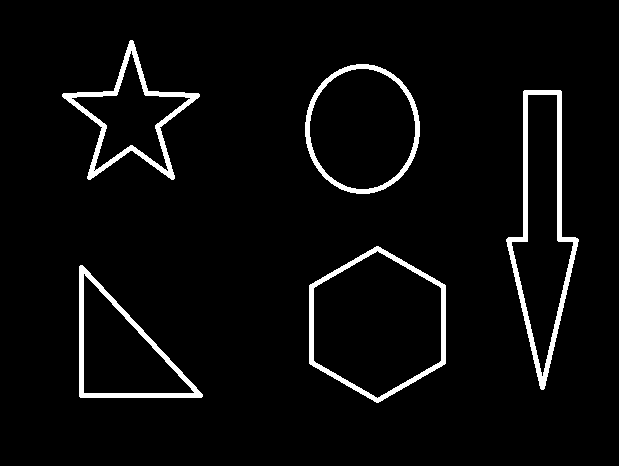
#> input picture learn_opencv/img/contours.png, 619 x 466 px, found by its file name
$ python locv_5.2_findContours.py   (older library calls are emulated)
#> lines starting #> are read from the running program, lines starting #| are printed output that depends on the picture; after the words box and inside, x2 and y2 are one past the last pixel; in counts of white or black regions, pixels touching at a corner belong together
#  图像处理
#! 图像金字塔与轮廓检测

'''
图像轮廓

绘制轮廓
轮廓特征
轮廓近似
边界矩形
外接圆
'''

#? 图像轮廓
'''
cv2.findContours(img,mode,method)
mode:轮廓检索模式

RETR_EXTERNAL ：只检索最外面的轮廓；
RETR_LIST：检索所有的轮廓，并将其保存到一条链表当中；
RETR_CCOMP：检索所有的轮廓，并将他们组织为两层：顶层是各部分的外部边界，第二层是空洞的边界;
RETR_TREE：检索所有的轮廓，并重构嵌套轮廓的整个层次;        [最常用]
method:轮廓逼近方法

CHAIN_APPROX_NONE：以Freeman链码的方式输出轮廓，所有其他方法输出多边形（顶点的序列）。
CHAIN_APPROX_SIMPLE:压缩水平的、垂直的和斜的部分，也就是，函数只保留他们的终点部分。
'''

import cv2 #opencv读取的格式是BGR
import numpy as np
import matplotlib.pyplot as plt#Matplotlib是RGB

def cv_show(img,name):
    cv2.imshow(name,img)
    cv2.waitKey()
    cv2.destroyAllWindows()

# 为了更高的准确率，使用二值图像。
img = cv2.imread('./img/contours.png')
#> img is the input picture: shape (466, 619, 3); 4.2% white; 5 white regions, box (x1, y1, x2, y2) and area: (506, 90, 579, 390) 3301, (62, 40, 200, 180) 2541, (309, 246, 446, 403) 2264, (79, 265, 203, 398) 2101, (305, 64, 420, 194) 1846

#! 第一步 读数据
gray = cv2.cvtColor(img, cv2.COLOR_BGR2GRAY)
#> gray: shape (466, 619); 4.2% white; 5 white regions
#! 第二步 把数据转换成灰度图
ret, thresh = cv2.threshold(gray, 127, 255, cv2.THRESH_BINARY)
#! 第三步 把图像数据进行二值处理 （通过图像阈值 0 1）
cv_show(thresh,'thresh')

contours,hierarchy = cv2.findContours(thresh, cv2.RETR_TREE, cv2.CHAIN_APPROX_NONE)
#> contours = 11 contours, 1 with area under 20; largest, box (x1, y1, x2, y2) and area: (309, 246, 446, 403) 15986, (313, 250, 442, 399) 14136, (305, 64, 420, 194) 11560, (506, 90, 579, 390) 11396, (309, 68, 416, 190) 10048
#! 传入一个二值处理后的图像
#! RETR_TREE：检索所有的轮廓，并重构嵌套轮廓的整个层次
#! 以Freeman链码的方式输出轮廓，所有其他方法输出多边形（顶点的序列）
#? binary, contours, hierarchy = cv2.findContours(thresh, cv2.RETR_TREE, cv2.CHAIN_APPROX_NONE)
#? ValueError: not enough values to unpack (expected 3, got 2)
#? 原因是用的是Opencv4.0，把返回值从三个改回两个了
# cv_show(binary,'binary')
# ! 第一个值binary就是刚才的二值图
#np.array(contours).shape
#! 第二个值contours 保存的是轮廓信息，是list结构 需要用np.array转换一下
#! hierarchy是一个层级，结果保存在层级当中
'''
返回值:
　　contours:一个列表，每一项都是一个轮廓， 不会存储轮廓所有的点，只存储能描述轮廓的点
　　hierarchy:一个ndarray, 元素数量和轮廓数量一样
'''

#? 绘制轮廓

cv_show(img,'img')
#传入绘制图像，轮廓，轮廓索引，颜色模式，线条厚度
# 注意需要copy,要不原图会变。。。
draw_img = img.copy()
res = cv2.drawContours(draw_img, contours, -1, (0, 0, 255), 2)
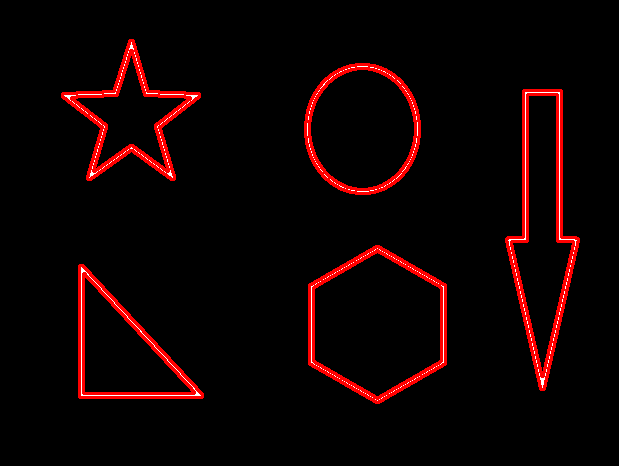
#> res: shape (466, 619, 3); mean B, G, R 1.7, 1.7, 15.7
#! drawContours画轮廓，draw_img原图，contours轮廓是啥，
#! -1 画第几个轮廓?-1是全都画，(0, 0, 255)（BGR），2 线条宽度
cv_show(res,'res')

draw_img = img.copy()
res = cv2.drawContours(draw_img, contours, 0, (0, 0, 255), 2)
cv_show(res,'res')

#? 轮廓特征
cnt = contours[0]
#> cnt = contour of 387 points, box (x1, y1, x2, y2) (79, 265, 203, 398), area 8500
#! contours轮廓不能直接拿来计算，所以需要赋值给cnt，这里计算的是第0个轮廓

#面积
cv2.contourArea(cnt)

#周长，True表示闭合的
cv2.arcLength(cnt,True)

#? 轮廓近似
img = cv2.imread('./img/contours2.png')
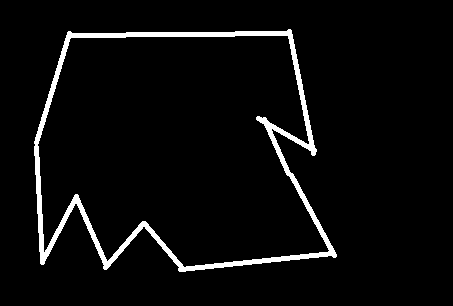
#> input picture learn_opencv/img/contours2.png, 453 x 306 px, found by its file name
#> img is the input picture: shape (306, 453, 3); 4.3% white; 1 white region, box (x1, y1, x2, y2) and area: (34, 29, 337, 272) 6022

gray = cv2.cvtColor(img, cv2.COLOR_BGR2GRAY)
#> gray: shape (306, 453); 4.3% white; 1 white region
ret, thresh = cv2.threshold(gray, 127, 255, cv2.THRESH_BINARY)
contours, hierarchy = cv2.findContours(thresh, cv2.RETR_TREE, cv2.CHAIN_APPROX_NONE)
#> contours = 2 contours; box (x1, y1, x2, y2) and area: (34, 29, 337, 272) 57436, (37, 35, 330, 268) 52526
# binary, contours, hierarchy = cv2.findContours(thresh, cv2.RETR_TREE, cv2.CHAIN_APPROX_NONE)
cnt = contours[0]
#> cnt = contour of 1133 points, box (x1, y1, x2, y2) (34, 29, 337, 272), area 57436

draw_img = img.copy()
res = cv2.drawContours(draw_img, [cnt], -1, (0, 0, 255), 2)
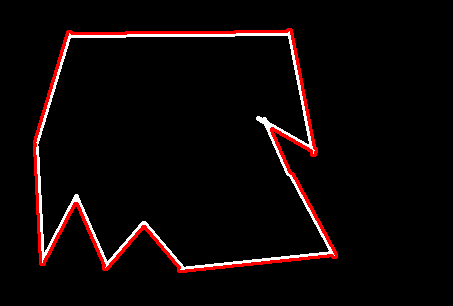
#> res: shape (306, 453, 3); mean B, G, R 6.3, 6.3, 13.8
cv_show(res,'res')

epsilon = 0.1*cv2.arcLength(cnt,True)
#> epsilon = 126.6
approx = cv2.approxPolyDP(cnt,epsilon,True)
#> approx = [[291, 30], [68, 31], [40, 263], [335, 257]]
#! approxPolyDP近似函数，cnt传进来一个轮廓参数，
#! epsilon传进来一个值进行比较，通常是按照轮廓百分比进行设置的

draw_img = img.copy()
res = cv2.drawContours(draw_img, [approx], -1, (0, 0, 255), 2)
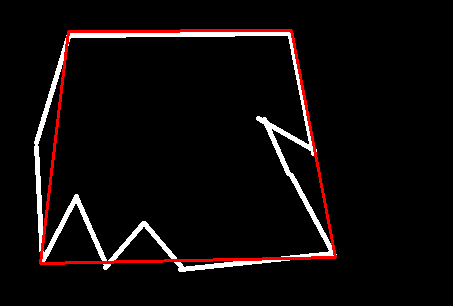
#> res: shape (306, 453, 3); mean B, G, R 9.6, 9.6, 15
cv_show(res,'res')

#? 边界矩形

img = cv2.imread('./img/contours.png')

gray = cv2.cvtColor(img, cv2.COLOR_BGR2GRAY)
ret, thresh = cv2.threshold(gray, 127, 255, cv2.THRESH_BINARY)
contours, hierarchy = cv2.findContours(thresh, cv2.RETR_TREE, cv2.CHAIN_APPROX_NONE)
#> contours = 11 contours, 1 with area under 20; largest, box (x1, y1, x2, y2) and area: (309, 246, 446, 403) 15986, (313, 250, 442, 399) 14136, (305, 64, 420, 194) 11560, (506, 90, 579, 390) 11396, (309, 68, 416, 190) 10048
#! binary, contours, hierarchy = cv2.findContours(thresh, cv2.RETR_TREE, cv2.CHAIN_APPROX_NONE)
cnt = contours[0]
#> cnt = contour of 387 points, box (x1, y1, x2, y2) (79, 265, 203, 398), area 8500

x,y,w,h = cv2.boundingRect(cnt)
#> x = 79; y = 265; w = 124; h = 133
#! boundingRect矩形，cnt轮廓信息，得到四个点xywh
img = cv2.rectangle(img,(x,y),(x+w,y+h),(0,255,0),2)
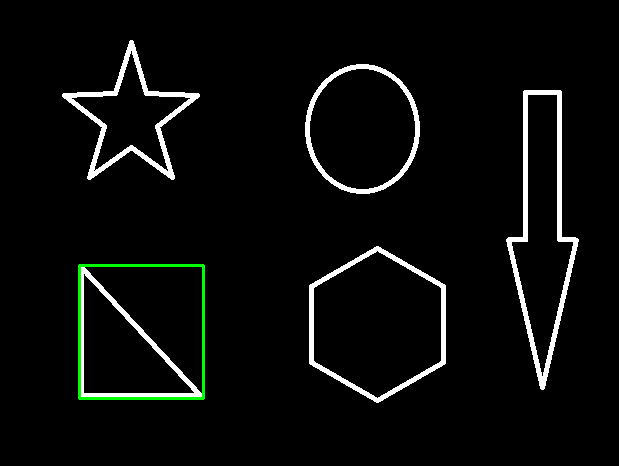
#> img: shape (466, 619, 3); 0.53% of pixels changed, all inside (x1, y1, x2, y2) = (78, 264, 205, 400)
#!  (0,255,0)绿色
cv_show(img,'img')

area = cv2.contourArea(cnt)
x, y, w, h = cv2.boundingRect(cnt)
rect_area = w * h
#! 矩形面积
extent = float(area) / rect_area
print ('轮廓面积与边界矩形比',extent)

#? 外接圆

(x,y),radius = cv2.minEnclosingCircle(cnt)
center = (int(x),int(y))
radius = int(radius)
img = cv2.circle(img,center,radius,(0,255,0),2)
cv_show(img,'img')
